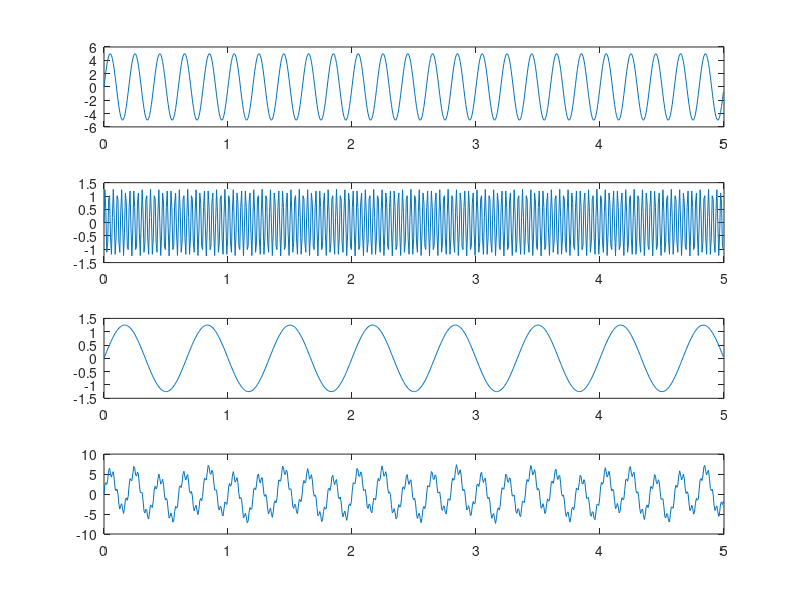

Here is the MATLAB script that generated this plot:
x = 0:0.0075:5;

A = 5;
f1 = 5;
f2 = 30;
f3 = 1.5;

y1 = A*sin(2*pi*f1*x);
y2 = A*0.25*sin(2*pi*f2*x);
y3 = A*0.25*sin(2*pi*f3*x);
y4 = y1 + y2 + y3;

subplot(4,1,1);
plot(x,y1);

subplot(4,1,2);
plot(x,y2);

subplot(4,1,3);
plot(x,y3);

subplot(4,1,4);
plot(x,y4);